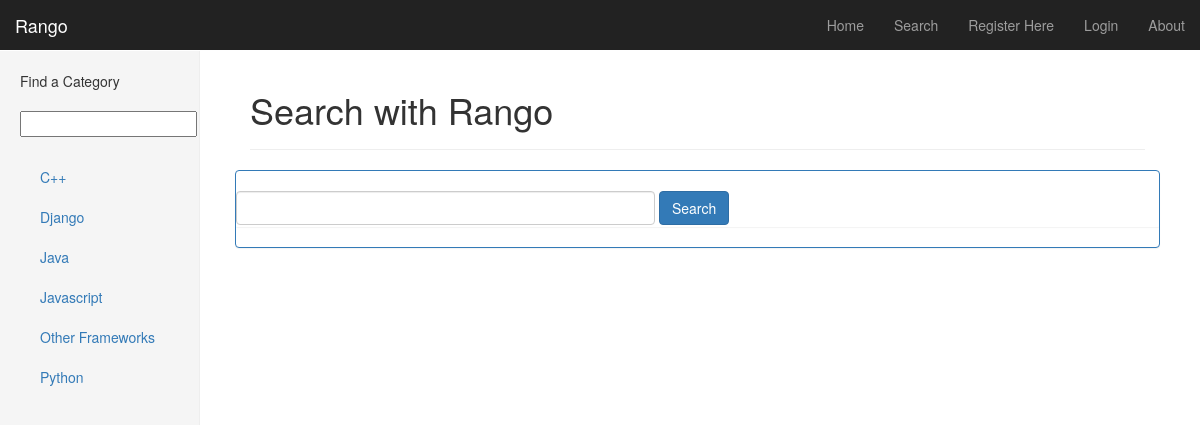
Page /rango/search/ on the committed database.
### rango/models.py (models this page shows, shortened)
class Category(models.Model):
    name = models.CharField(max_length=128,unique=True)
    views = models.IntegerField(default=0)
    likes = models.IntegerField(default=0)
    slug = models.SlugField(unique=True)

### rango/views.py (the view)
def search(request):
    result_list=[]
    if request.method=="POST":
        query=request.POST['query'].strip()
        if query:
            result_list=run_query(query)
    return render(request,'rango/search2.html',{'result_list':result_list})

### rango/templatetags/rango_extras.py (called while the page is built)
@register.inclusion_tag('rango/cats.html')
def get_category_list(cat=None):
    return {'cats':Category.objects.all().order_by('name'), "act_cat": cat}

### templates/rango/search2.html (shortened to what this page needs)
{% extends "rango/base.html" %}
{% load staticfiles %}
{% block body_block %}
    <div class="page-header">
        <h1>Search with Rango</h1>
    </div>
    <div class="row">
        <div class="panel panel-primary">
            <br/>
            <form class="form-inline" id="user_form" method="post" action="{% url 'search' %}">
                <input class="form-control" type="text" size="50" name="query" value="" id="query" />
                <input class="btn btn-primary" type="submit" name="submit" value="Search" />
                <br />
            </form>
            <div class="panel">
                </div>
            </div>
 </div>
{% endblock %}

### templates/rango/cats.html
{% if cats %}
    <u1 class="nav nav-sidebar">
	{% for c in cats %}
	    {% if c == act_cat %}
		<li class="active"><a href="{% url 'category' c.slug %}">{{ c.name }}</a></li>
		{% else %}
	    <li><a href="{% url 'category' c.slug %}">{{ c.name }}</a></li>
	    {% endif %}
	{% endfor %}
{% else %}
    <li><strong>There are no categories present</strong></li>
	</u1>
{% endif %}

### static/css/dashboard.css (style rules this page uses)
body { padding-top: 50px; }
.nav-sidebar { margin-right: -21px; margin-bottom: 20px; margin-left: -20px; }
.nav-sidebar > li > a { padding-right: 20px; padding-left: 20px; }
.main .page-header { margin-top: 0; }

### rows in the picture
Category: name "C++"
Category: name "Django"
Category: name "Java"
Category: name "Javascript"
Category: name "Other Frameworks"
Category: name "Python"
